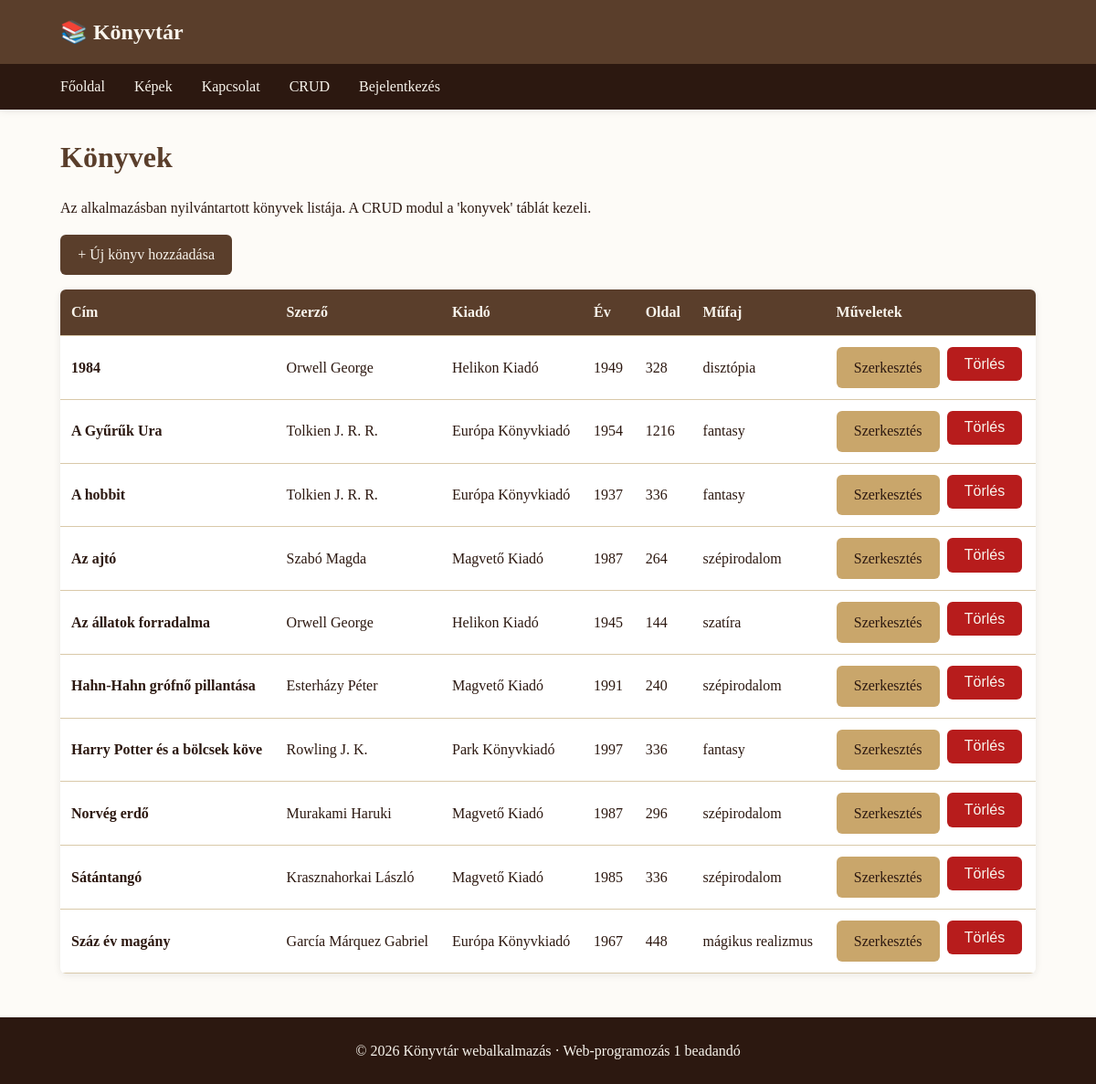
The page /konyvek on the database its author committed.
### tables this page shows
CREATE TABLE konyvek (
    id              INT UNSIGNED AUTO_INCREMENT PRIMARY KEY,
    cim             VARCHAR(200) NOT NULL,
    szerzo_id       INT UNSIGNED NULL,
    kiado_id        INT UNSIGNED NULL,
    megjelenes_eve  SMALLINT     NULL,
    oldalszam       INT UNSIGNED NULL,
    mufaj           VARCHAR(60)  NULL,
    leiras          TEXT         NULL,
    rogzitve        DATETIME     NOT NULL DEFAULT CURRENT_TIMESTAMP,
    FOREIGN KEY (szerzo_id) REFERENCES szerzok(id) ON DELETE SET NULL,
    FOREIGN KEY (kiado_id)  REFERENCES kiadok(id)  ON DELETE SET NULL,
    INDEX (cim),
    INDEX (mufaj)
);

CREATE TABLE kiadok (
    id      INT UNSIGNED AUTO_INCREMENT PRIMARY KEY,
    nev     VARCHAR(150) NOT NULL UNIQUE,
    varos   VARCHAR(100) NULL
);

### src/Controllers/Controller.php (called while the page is built, shortened)
<?php
abstract class Controller
{
    public function __construct(PDO $dbh)
    {
        $this->dbh = $dbh;
    }
    protected function nezet(string $view, array $valtozok = [], string $cim = ''): void
    {
        extract($valtozok, EXTR_SKIP);
        require __DIR__ . '/../Views/' . $view . '.php';
        $tartalom = (string) ob_get_clean();
        require __DIR__ . '/../Views/layout.php';
    }
}

### src/Controllers/KonyvekController.php (called while the page is built, shortened)
<?php
final class KonyvekController extends Controller
{
    public function lista(): void
    {
        $stmt = $this->dbh->query(
            "SELECT k.id, k.cim, k.megjelenes_eve, k.oldalszam, k.mufaj,
                    CONCAT_WS(' ', sz.csaladi_nev, sz.uton_nev) AS szerzo_nev,
                    ki.nev AS kiado_nev
             FROM konyvek k
             LEFT JOIN szerzok sz ON sz.id = k.szerzo_id
             LEFT JOIN kiadok  ki ON ki.id = k.kiado_id
             ORDER BY k.cim ASC"
        );
        $konyvek = $stmt->fetchAll();
        $this->nezet('konyvek/lista', ['konyvek' => $konyvek], 'Könyvek');
    }
}

### public/index.php (called while the page is built, shortened)
<?php
$dbh = require __DIR__ . '/../config/db.php';
$utvonal = parse_url($_SERVER['REQUEST_URI'] ?? '/', PHP_URL_PATH) ?: '/';
$metodus = strtoupper($_SERVER['REQUEST_METHOD'] ?? 'GET');
$router = new Router($dbh);
$router->kezel($metodus, $utvonal);

### src/Views/konyvek/lista.php (the view)
<?php
$h = static fn(?string $s): string => htmlspecialchars($s ?? '', ENT_QUOTES, 'UTF-8');
?>
<h1>Könyvek</h1>
<p>Az alkalmazásban nyilvántartott könyvek listája. A CRUD modul a 'konyvek' táblát kezeli.</p>
<p><a class="gomb" href="/konyvek/uj">+ Új könyv hozzáadása</a></p>
<?php if (empty($konyvek)): ?>
    <p><em>Nincs rögzített könyv. Vegyél fel egy újat!</em></p>
<?php else: ?>
    <table class="tablazat">
        <thead>
            <tr>
                <th>Cím</th>
                <th>Szerző</th>
                <th>Kiadó</th>
                <th>Év</th>
                <th>Oldal</th>
                <th>Műfaj</th>
                <th>Műveletek</th>
            </tr>
        </thead>
        <tbody>
            <?php foreach ($konyvek as $k): ?>
                <tr>
                    <td data-cim="Cím"><strong><?= $h($k['cim']) ?></strong></td>
                    <td data-cim="Szerző"><?= $h($k['szerzo_nev'] ?? '—') ?></td>
                    <td data-cim="Kiadó"><?= $h($k['kiado_nev'] ?? '—') ?></td>
                    <td data-cim="Év"><?= $h((string) ($k['megjelenes_eve'] ?? '')) ?></td>
                    <td data-cim="Oldal"><?= $h((string) ($k['oldalszam'] ?? '')) ?></td>
                    <td data-cim="Műfaj"><?= $h($k['mufaj'] ?? '') ?></td>
                    <td data-cim="Műveletek">
                        <div class="tablazat-cselekvesek">
                            <a class="gomb gomb-masodlagos"
                               href="/konyvek/<?= (int) $k['id'] ?>/szerkesztes">Szerkesztés</a>
                            <form method="POST"
                                  action="/konyvek/<?= (int) $k['id'] ?>/torles"
                                  onsubmit="return confirm('Biztosan törlöd a következő könyvet: <?= $h($k['cim']) ?>?');"
                                  style="display:inline;">
                                <button type="submit" class="gomb gomb-veszelyes">Törlés</button>
                            </form>
                        </div>
                    </td>
                </tr>
            <?php endforeach; ?>
        </tbody>
    </table>
<?php endif; ?>

### src/Router.php (shortened to what this page needs)
<?php
final class Router
{
    private array $utvonalak = [];
    private PDO $dbh;
    public function __construct(PDO $dbh)
    {
        $this->dbh = $dbh;
    }
    private function hozzaad(string $metodus, string $minta, string $controller, string $akcio): void
    {
        $this->utvonalak[] = [
            'metodus'    => $metodus,
            'minta'      => $minta,
            'controller' => $controller,
            'akcio'      => $akcio,
        ];
    }
    public function kezel(string $metodus, string $utvonal): void
    {
        foreach ($this->utvonalak as $ut) {
            if ($ut['metodus'] !== $metodus) {
                continue;
            }
            $regex = $this->mintaRegex($ut['minta']);
            if (preg_match($regex, $utvonal, $talalat)) {
                $parameterek = array_filter(
                    $talalat,
                    fn($kulcs) => is_string($kulcs),
                    ARRAY_FILTER_USE_KEY
                );
                $controller = new $osztaly($this->dbh);
                $controller->{$ut['akcio']}($parameterek);
                return;
            }
        }
    }
    private function mintaRegex(string $minta): string
    {
        $regex = preg_replace('#\{([a-zA-Z_]+)\}#', '(?P<$1>[^/]+)', $minta);
        return '#^' . $regex . '$#';
    }
}

### src/Views/layout.php (shortened to what this page needs)
<?php
$tartalom = $tartalom ?? '';
$bejelentkezett = isset($_SESSION['felhasznalo_id']);
?>
<!DOCTYPE html>
<html lang="hu">
<head>
    <link rel="stylesheet" href="/assets/css/stilus.css">
</head>
<body>
    <header class="oldal-fejlec">
        <div class="fejlec-tartalom">
            <a class="logo" href="/">📚 Könyvtár</a>
        </div>
        <nav id="fomenu" class="menu-vizszintes" aria-label="Főmenü">
            <ul>
                <li><a href="/">Főoldal</a></li>
                <li><a href="/kepek">Képek</a></li>
                <li><a href="/kapcsolat">Kapcsolat</a></li>
                <li><a href="/konyvek">CRUD</a></li>
                <?php if ($bejelentkezett): ?>
                    <li><a href="/uzenetek">Üzenetek</a></li>
                    <li><a href="/kilepes">Kilépés</a></li>
                <?php else: ?>
                    <li><a href="/belepes">Bejelentkezés</a></li>
                <?php endif; ?>
            </ul>
        </nav>
    </header>
    <main class="oldal-tartalom">
        <?= $tartalom ?>
    </main>
    <footer class="oldal-labrec">
        <p>&copy; <?= date('Y') ?> Könyvtár webalkalmazás · Web-programozás 1 beadandó</p>
    </footer>
</body>
</html>

### public/assets/css/stilus.css (style rules this page uses)
:root { --szin-elsodleges: #5a3e2b; --szin-masodlagos: #c9a66b; --szin-vilagos: #f8f4ec; --szin-sotet: #2c1810; --szin-szoveg: #2c1810; --szin-hatter: #fdfbf7; --szin-keret: #d9c9a9; --szin-hiba: #b71c1c; --szin-siker: #2e7d32; --tavolsag: 1rem; --kerekitett: 6px; --arnyek: 0 2px 8px rgba(0, 0, 0, 0.08); --max-szelesseg: 1100px; }
* { box-sizing: border-box; }
html, body { margin: 0; padding: 0; }
body { font-family: Georgia, 'Times New Roman', serif; color: var(--szin-szoveg); background-color: var(--szin-hatter); line-height: 1.6; }
a { color: var(--szin-elsodleges); text-decoration: none; }
.oldal-fejlec { background-color: var(--szin-elsodleges); color: var(--szin-vilagos); box-shadow: var(--arnyek); }
.fejlec-tartalom { max-width: var(--max-szelesseg); margin: 0 auto; padding: var(--tavolsag); display: flex; align-items: center; justify-content: space-between; flex-wrap: wrap; gap: 0.5rem; }
.logo { color: var(--szin-vilagos); font-size: 1.5rem; font-weight: bold; }
.menu-vizszintes { background-color: var(--szin-sotet); display: none; }
.menu-vizszintes ul { list-style: none; margin: 0; padding: 0; max-width: var(--max-szelesseg); margin-inline: auto; display: flex; flex-direction: column; }
.menu-vizszintes a { display: block; padding: 0.75rem var(--tavolsag); color: var(--szin-vilagos); border-bottom: 1px solid rgba(255, 255, 255, 0.1); }
@media (min-width: 768px) { .menu-vizszintes { display: block; } }
@media (min-width: 768px) { .menu-vizszintes ul { flex-direction: row; } }
@media (min-width: 768px) { .menu-vizszintes a { border-bottom: none; } }
.oldal-tartalom { max-width: var(--max-szelesseg); margin: 2rem auto; padding: 0 var(--tavolsag); }
h1, h2, h3 { color: var(--szin-elsodleges); line-height: 1.3; }
.gomb { display: inline-block; padding: 0.6rem 1.2rem; background-color: var(--szin-elsodleges); color: var(--szin-vilagos); border: none; border-radius: var(--kerekitett); cursor: pointer; font-size: 1rem; text-decoration: none; }
.gomb-veszelyes { background-color: var(--szin-hiba); }
.gomb-masodlagos { background-color: var(--szin-masodlagos); color: var(--szin-sotet); }
.tablazat { width: 100%; border-collapse: collapse; background: white; box-shadow: var(--arnyek); border-radius: var(--kerekitett); overflow: hidden; }
.tablazat th, .tablazat td { padding: 0.75rem; text-align: left; border-bottom: 1px solid var(--szin-keret); }
.tablazat th { background-color: var(--szin-elsodleges); color: var(--szin-vilagos); }
.tablazat-cselekvesek { display: flex; gap: 0.5rem; flex-wrap: wrap; }
.oldal-labrec { background-color: var(--szin-sotet); color: var(--szin-vilagos); text-align: center; padding: 1.5rem; margin-top: 3rem; }
.oldal-labrec p { margin: 0; }

### rows shown on the page
konyvek: cim "1984", szerzo_nev "Orwell George", kiado.nev "Helikon Kiadó", megjelenes_eve "1949", oldalszam "328", mufaj "disztópia"
konyvek: cim "A Gyűrűk Ura", szerzo_nev "Tolkien J. R. R.", kiado.nev "Európa Könyvkiadó", megjelenes_eve "1954", oldalszam "1216", mufaj "fantasy"
konyvek: cim "A hobbit", szerzo_nev "Tolkien J. R. R.", kiado.nev "Európa Könyvkiadó", megjelenes_eve "1937", oldalszam "336", mufaj "fantasy"
konyvek: cim "Az ajtó", szerzo_nev "Szabó Magda", kiado.nev "Magvető Kiadó", megjelenes_eve "1987", oldalszam "264", mufaj "szépirodalom"
konyvek: cim "Az állatok forradalma", szerzo_nev "Orwell George", kiado.nev "Helikon Kiadó", megjelenes_eve "1945", oldalszam "144", mufaj "szatíra"
konyvek: cim "Hahn-Hahn grófnő pillantása", szerzo_nev "Esterházy Péter", kiado.nev "Magvető Kiadó", megjelenes_eve "1991", oldalszam "240", mufaj "szépirodalom"
konyvek: cim "Harry Potter és a bölcsek köve", szerzo_nev "Rowling J. K.", kiado.nev "Park Könyvkiadó", megjelenes_eve "1997", oldalszam "336", mufaj "fantasy"
konyvek: cim "Norvég erdő", szerzo_nev "Murakami Haruki", kiado.nev "Magvető Kiadó", megjelenes_eve "1987", oldalszam "296", mufaj "szépirodalom"
konyvek: cim "Sátántangó", szerzo_nev "Krasznahorkai László", kiado.nev "Magvető Kiadó", megjelenes_eve "1985", oldalszam "336", mufaj "szépirodalom"
konyvek: cim "Száz év magány", szerzo_nev "García Márquez Gabriel", kiado.nev "Európa Könyvkiadó", megjelenes_eve "1967", oldalszam "448", mufaj "mágikus realizmus"
